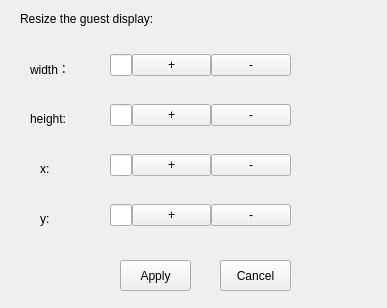
<?xml version="1.0" encoding="UTF-8"?>
<ui version="4.0">
 <class>resize</class>
 <widget class="QWidget" name="resize">
  <property name="geometry">
   <rect>
    <x>0</x>
    <y>0</y>
    <width>387</width>
    <height>308</height>
   </rect>
  </property>
  <property name="windowTitle">
   <string>Form</string>
  </property>
  <widget class="QLabel" name="label_resize">
   <property name="geometry">
    <rect>
     <x>20</x>
     <y>10</y>
     <width>191</width>
     <height>17</height>
    </rect>
   </property>
   <property name="text">
    <string>Resize the guest display:</string>
   </property>
  </widget>
  <widget class="QLabel" name="label_w">
   <property name="geometry">
    <rect>
     <x>30</x>
     <y>60</y>
     <width>67</width>
     <height>17</height>
    </rect>
   </property>
   <property name="text">
    <string>width：</string>
   </property>
  </widget>
  <widget class="QLabel" name="label_h">
   <property name="geometry">
    <rect>
     <x>30</x>
     <y>110</y>
     <width>67</width>
     <height>17</height>
    </rect>
   </property>
   <property name="text">
    <string>height:</string>
   </property>
  </widget>
  <widget class="QLabel" name="label_x">
   <property name="geometry">
    <rect>
     <x>40</x>
     <y>160</y>
     <width>67</width>
     <height>17</height>
    </rect>
   </property>
   <property name="text">
    <string>x:</string>
   </property>
  </widget>
  <widget class="QLabel" name="label_y">
   <property name="geometry">
    <rect>
     <x>40</x>
     <y>210</y>
     <width>67</width>
     <height>17</height>
    </rect>
   </property>
   <property name="text">
    <string>y:</string>
   </property>
  </widget>
  <widget class="QPushButton" name="applybtn">
   <property name="geometry">
    <rect>
     <x>120</x>
     <y>260</y>
     <width>71</width>
     <height>31</height>
    </rect>
   </property>
   <property name="text">
    <string>Apply</string>
   </property>
  </widget>
  <widget class="QPushButton" name="cancelbtn">
   <property name="geometry">
    <rect>
     <x>220</x>
     <y>260</y>
     <width>71</width>
     <height>31</height>
    </rect>
   </property>
   <property name="text">
    <string>Cancel</string>
   </property>
  </widget>
  <widget class="QWidget" name="horizontalLayoutWidget">
   <property name="geometry">
    <rect>
     <x>110</x>
     <y>50</y>
     <width>181</width>
     <height>31</height>
    </rect>
   </property>
   <layout class="QHBoxLayout" name="horizontalLayout" stretch="6,0,2">
    <property name="spacing">
     <number>0</number>
    </property>
    <item>
     <widget class="QLineEdit" name="lineEdit_w">
      <property name="sizePolicy">
       <sizepolicy hsizetype="Expanding" vsizetype="Fixed">
        <horstretch>23</horstretch>
        <verstretch>0</verstretch>
       </sizepolicy>
      </property>
     </widget>
    </item>
    <item>
     <widget class="QPushButton" name="pushButton_w1">
      <property name="text">
       <string>+</string>
      </property>
     </widget>
    </item>
    <item>
     <widget class="QPushButton" name="pushButton_w2">
      <property name="text">
       <string>-</string>
      </property>
     </widget>
    </item>
   </layout>
  </widget>
  <widget class="QWidget" name="horizontalLayoutWidget_2">
   <property name="geometry">
    <rect>
     <x>110</x>
     <y>100</y>
     <width>181</width>
     <height>31</height>
    </rect>
   </property>
   <layout class="QHBoxLayout" name="horizontalLayout_h" stretch="6,2,2">
    <property name="spacing">
     <number>0</number>
    </property>
    <item>
     <widget class="QLineEdit" name="lineEdit_h"/>
    </item>
    <item>
     <widget class="QPushButton" name="pushButton_h1">
      <property name="text">
       <string>+</string>
      </property>
     </widget>
    </item>
    <item>
     <widget class="QPushButton" name="pushButton_h2">
      <property name="text">
       <string>-</string>
      </property>
     </widget>
    </item>
   </layout>
  </widget>
  <widget class="QWidget" name="horizontalLayoutWidget_3">
   <property name="geometry">
    <rect>
     <x>110</x>
     <y>150</y>
     <width>181</width>
     <height>31</height>
    </rect>
   </property>
   <layout class="QHBoxLayout" name="horizontalLayout_3" stretch="3,1,1">
    <property name="spacing">
     <number>0</number>
    </property>
    <item>
     <widget class="QLineEdit" name="lineEdit_x"/>
    </item>
    <item>
     <widget class="QPushButton" name="pushButton_x1">
      <property name="autoFillBackground">
       <bool>false</bool>
      </property>
      <property name="text">
       <string>+</string>
      </property>
     </widget>
    </item>
    <item>
     <widget class="QPushButton" name="pushButton_x2">
      <property name="text">
       <string>-</string>
      </property>
     </widget>
    </item>
   </layout>
  </widget>
  <widget class="QWidget" name="horizontalLayoutWidget_4">
   <property name="geometry">
    <rect>
     <x>110</x>
     <y>200</y>
     <width>181</width>
     <height>31</height>
    </rect>
   </property>
   <layout class="QHBoxLayout" name="horizontalLayout_4" stretch="3,1,1">
    <property name="spacing">
     <number>0</number>
    </property>
    <item>
     <widget class="QLineEdit" name="lineEdit_y"/>
    </item>
    <item>
     <widget class="QPushButton" name="pushButton_y2">
      <property name="text">
       <string>+</string>
      </property>
     </widget>
    </item>
    <item>
     <widget class="QPushButton" name="pushButton_y1">
      <property name="text">
       <string>-</string>
      </property>
     </widget>
    </item>
   </layout>
  </widget>
 </widget>
 <resources/>
 <connections/>
</ui>
